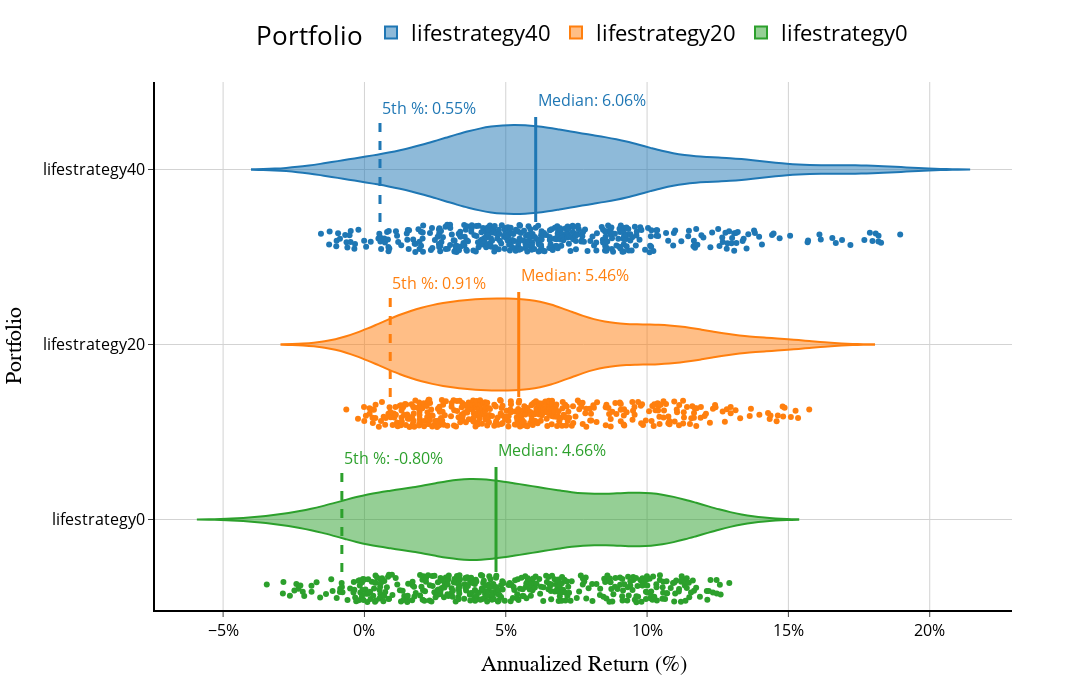

This figure's notebook cell:
### Code cell
plot_return_distributions_streamlit(final_results)

### Figure 1 — Plotly figure (JSON) as saved in the notebook; plotly's stock layout.template omitted (floating-point values rounded to 4 significant figures; data arrays with more than 128 entries replaced by an {"elided": "..."} marker saying what was removed)
{"data": [{"alignmentgroup": "True", "box": {"visible": false}, "hoveron": "points+kde", "hovertemplate": "Portfolio=%{y}<br>Return=%{x}<extra></extra>", "legendgroup": "lifestrategy40", "marker": {"color": "#1f77b4"}, "name": "lifestrategy40", "offsetgroup": "lifestrategy40", "orientation": "h", "points": "all", "scalegroup": "True", "showlegend": true, "type": "violin", "x": {"elided": "417 float values"}, "x0": " ", "xaxis": "x", "y": {"elided": "417 str values"}, "y0": " ", "yaxis": "y"}, {"alignmentgroup": "True", "box": {"visible": false}, "hoveron": "points+kde", "hovertemplate": "Portfolio=%{y}<br>Return=%{x}<extra></extra>", "legendgroup": "lifestrategy20", "marker": {"color": "#ff7f0e"}, "name": "lifestrategy20", "offsetgroup": "lifestrategy20", "orientation": "h", "points": "all", "scalegroup": "True", "showlegend": true, "type": "violin", "x": {"elided": "417 float values"}, "x0": " ", "xaxis": "x", "y": {"elided": "417 str values"}, "y0": " ", "yaxis": "y"}, {"alignmentgroup": "True", "box": {"visible": false}, "hoveron": "points+kde", "hovertemplate": "Portfolio=%{y}<br>Return=%{x}<extra></extra>", "legendgroup": "lifestrategy0", "marker": {"color": "#2ca02c"}, "name": "lifestrategy0", "offsetgroup": "lifestrategy0", "orientation": "h", "points": "all", "scalegroup": "True", "showlegend": true, "type": "violin", "x": {"elided": "417 float values"}, "x0": " ", "xaxis": "x", "y": {"elided": "417 str values"}, "y0": " ", "yaxis": "y"}], "layout": {"annotations": [{"font": {"color": "#2ca02c", "size": 16}, "showarrow": false, "text": "Median: 4.66%", "x": 0.04655, "xanchor": "left", "y": 0.4}, {"font": {"color": "#2ca02c", "size": 16}, "showarrow": false, "text": "5th %: -0.80%", "x": -0.007988, "xanchor": "left", "y": 0.35}, {"font": {"color": "#ff7f0e", "size": 16}, "showarrow": false, "text": "Median: 5.46%", "x": 0.05459, "xanchor": "left", "y": 1.4}, {"font": {"color": "#ff7f0e", "size": 16}, "showarrow": false, "text": "5th %: 0.91%", "x": 0.009122, "xanchor": "left", "y": 1.35}, {"font": {"color": "#1f77b4", "size": 16}, "showarrow": false, "text": "Median: 6.06%", "x": 0.06059, "xanchor": "left", "y": 2.4}, {"font": {"color": "#1f77b4", "size": 16}, "showarrow": false, "text": "5th %: 0.55%", "x": 0.005502, "xanchor": "left", "y": 2.35}], "font": {"color": "black"}, "height": 690, "legend": {"font": {"size": 22}, "orientation": "h", "title": {"text": "Portfolio"}, "tracegroupgap": 0, "x": 0.5, "xanchor": "center", "y": 1.05, "yanchor": "bottom"}, "margin": {"t": 60}, "shapes": [{"line": {"color": "#2ca02c", "width": 3}, "opacity": 1, "type": "line", "x0": 0.04655, "x1": 0.04655, "xref": "x", "y0": -0.3, "y1": 0.3, "yref": "y"}, {"line": {"color": "#2ca02c", "dash": "dash", "width": 3}, "opacity": 1, "type": "line", "x0": -0.007988, "x1": -0.007988, "xref": "x", "y0": -0.3, "y1": 0.3, "yref": "y"}, {"line": {"color": "#ff7f0e", "width": 3}, "opacity": 1, "type": "line", "x0": 0.05459, "x1": 0.05459, "xref": "x", "y0": 0.7, "y1": 1.3, "yref": "y"}, {"line": {"color": "#ff7f0e", "dash": "dash", "width": 3}, "opacity": 1, "type": "line", "x0": 0.009122, "x1": 0.009122, "xref": "x", "y0": 0.7, "y1": 1.3, "yref": "y"}, {"line": {"color": "#1f77b4", "width": 3}, "opacity": 1, "type": "line", "x0": 0.06059, "x1": 0.06059, "xref": "x", "y0": 1.7, "y1": 2.3, "yref": "y"}, {"line": {"color": "#1f77b4", "dash": "dash", "width": 3}, "opacity": 1, "type": "line", "x0": 0.005502, "x1": 0.005502, "xref": "x", "y0": 1.7, "y1": 2.3, "yref": "y"}], "title": {"text": " "}, "violingap": 0.25, "violinmode": "overlay", "width": 1200, "xaxis": {"anchor": "y", "domain": [0, 1], "gridcolor": "lightgray", "linecolor": "black", "linewidth": 2, "showgrid": true, "tickfont": {"color": "black", "size": 16}, "tickformat": ".0%", "title": {"font": {"color": "black", "family": "Arial", "size": 22}, "text": "Annualized Return (%)"}}, "yaxis": {"anchor": "x", "categoryarray": ["lifestrategy0", "lifestrategy20", "lifestrategy40"], "categoryorder": "array", "domain": [0, 1], "gridcolor": "lightgray", "linecolor": "black", "linewidth": 2, "showgrid": true, "tickfont": {"color": "black", "size": 16}, "title": {"font": {"color": "black", "family": "Arial", "size": 22}, "text": "Portfolio"}}}}
